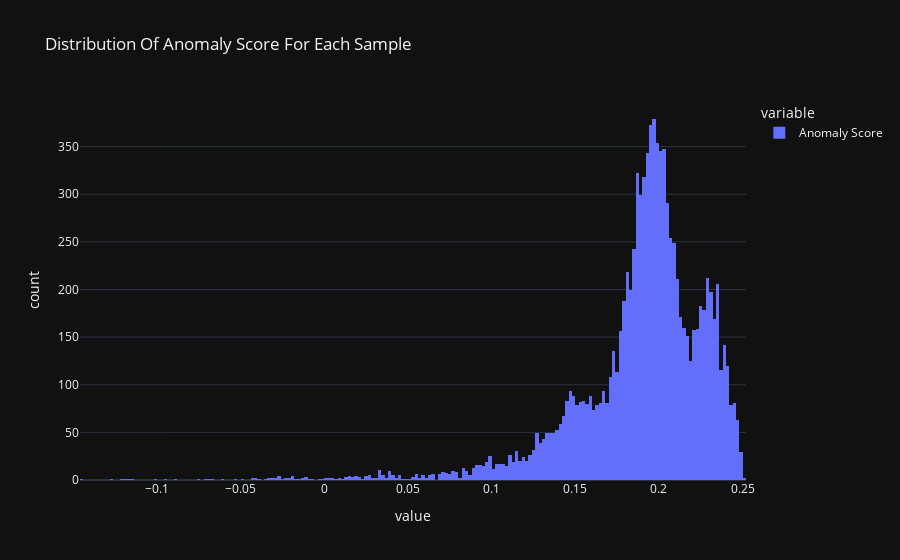

The notebook cell this image was saved under:
### Code cell
scores.hist(title="Distribution Of Anomaly Score For Each Sample. Lower score indicates more anamolous data")

### Figure 1 — Plotly figure (JSON) as saved in the notebook; plotly's stock layout.template omitted (floating-point values rounded to 4 significant figures; data arrays with more than 128 entries replaced by an {"elided": "..."} marker saying what was removed)
{"data": [{"alignmentgroup": "True", "bingroup": "x", "hovertemplate": "variable=Anomaly Score<br>value=%{x}<br>count=%{y}<extra></extra>", "legendgroup": "Anomaly Score", "marker": {"color": "#636efa", "pattern": {"shape": ""}}, "name": "Anomaly Score", "offsetgroup": "Anomaly Score", "orientation": "v", "showlegend": true, "type": "histogram", "x": {"elided": "10300 float values"}, "xaxis": "x", "yaxis": "y"}], "layout": {"autosize": true, "barmode": "relative", "legend": {"title": {"text": "variable"}, "tracegroupgap": 0}, "title": {"text": "Distribution Of Anomaly Score For Each Sample"}, "xaxis": {"anchor": "y", "autorange": true, "domain": [0, 1], "range": [-0.146, 0.252], "title": {"text": "value"}, "type": "linear"}, "yaxis": {"anchor": "x", "autorange": true, "domain": [0, 1], "range": [0, 398.9], "title": {"text": "count"}}}}
